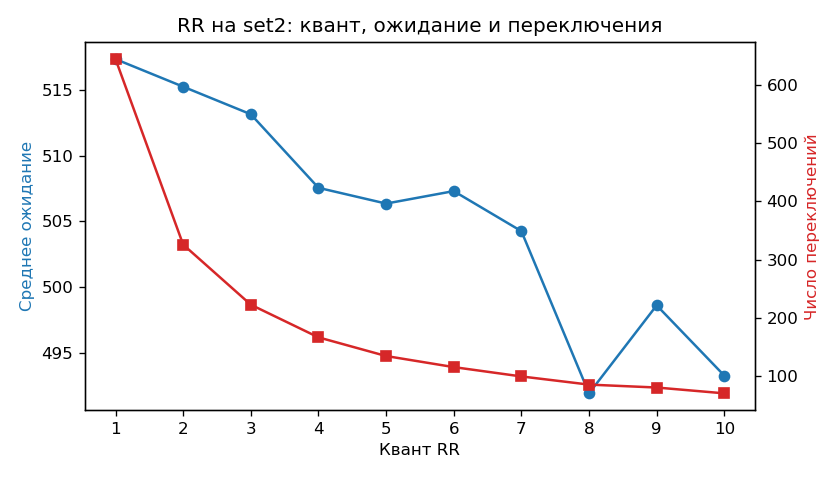

Reproduce this figure in Python.
#!/usr/bin/env python3
"""Зависимость RR от кванта 1...10 на наборе set2."""
import sys

from sched import calculate_metrics, read_processes, simulate

QUANTUMS = range(1, 11)


def collect(path):
    processes = read_processes(path)
    rows = []

    for quantum in QUANTUMS:
        intervals = simulate(processes, "rr", quantum=quantum)
        result = calculate_metrics(processes, intervals)
        rows.append((
            quantum,
            result["avg_waiting"],
            result["switches"],
            result["avg_response"],
        ))

    return rows


def print_table(rows):
    print(
        "| Квант | Среднее ожидание | Переключений "
        "| Среднее время отклика |"
    )
    print("| ---: | ---: | ---: | ---: |")

    for quantum, waiting, switches, response in rows:
        print(
            f"| {quantum} | {waiting:.2f} | {switches} "
            f"| {response:.2f} |"
        )


def print_text_chart(rows):
    print()
    print("Среднее ожидание (один символ # равен 10 единицам времени):")

    for quantum, waiting, _, _ in rows:
        print(f"q={quantum:<2} {'#' * round(waiting / 10)} {waiting:.2f}")

    print()
    print("Переключения контекста (один символ # равен 25 переключениям):")

    for quantum, _, switches, _ in rows:
        print(f"q={quantum:<2} {'#' * round(switches / 25)} {switches}")


def save_png(rows, path):
    try:
        import matplotlib

        matplotlib.use("Agg")
        import matplotlib.pyplot as plt
    except ImportError:
        print("matplotlib не установлен, PNG не создан")
        return False

    quantums = [row[0] for row in rows]
    waiting = [row[1] for row in rows]
    switches = [row[2] for row in rows]

    figure, left = plt.subplots(figsize=(7, 4))
    left.plot(quantums, waiting, marker="o", color="tab:blue")
    left.set_xlabel("Квант RR")
    left.set_ylabel("Среднее ожидание", color="tab:blue")
    left.set_xticks(list(quantums))

    right = left.twinx()
    right.plot(quantums, switches, marker="s", color="tab:red")
    right.set_ylabel("Число переключений", color="tab:red")

    left.set_title("RR на set2: квант, ожидание и переключения")
    figure.tight_layout()
    figure.savefig(path, dpi=120)
    print(f"График сохранён: {path}")
    return True


def main():
    path = sys.argv[1] if len(sys.argv) > 1 else "set2.txt"
    rows = collect(path)
    print_table(rows)
    print_text_chart(rows)
    save_png(rows, "rr_quantum.png")
    return 0


if __name__ == "__main__":
    raise SystemExit(main())
